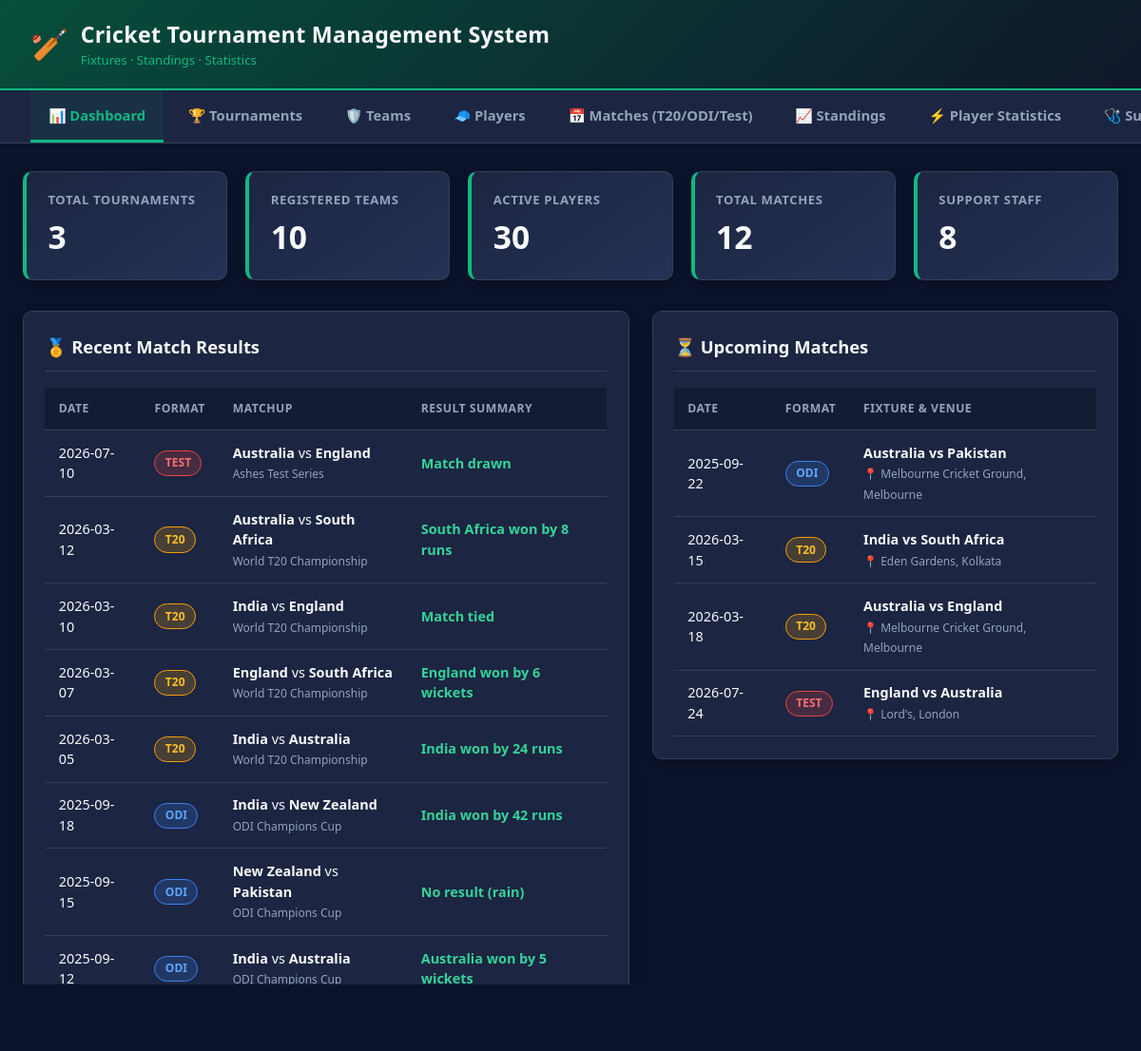
The page / on the database its author committed.
### tables this page shows
CREATE TABLE IF NOT EXISTS matches (
    match_id       INT UNSIGNED NOT NULL AUTO_INCREMENT,
    tournament_id  INT UNSIGNED NOT NULL,
    team1_id       INT UNSIGNED NOT NULL,
    team2_id       INT UNSIGNED NOT NULL,
    venue_id       INT UNSIGNED NOT NULL,
    format         ENUM('T20', 'ODI', 'Test') NOT NULL,
    match_date     DATE         NOT NULL,
    match_status   ENUM('Scheduled', 'Completed') NOT NULL DEFAULT 'Scheduled',
    winner_team_id INT UNSIGNED NULL,
    result_type    ENUM('WIN', 'TIE', 'DRAW', 'NO_RESULT') NULL,
    result_summary VARCHAR(255) NULL,
    PRIMARY KEY (match_id),
    KEY idx_matches_tournament (tournament_id),
    KEY idx_matches_date (match_date),
    KEY idx_matches_format (format),
    CONSTRAINT chk_matches_distinct_teams CHECK (team1_id <> team2_id),
    CONSTRAINT chk_matches_winner_on_win
        CHECK (result_type <> 'WIN' OR winner_team_id IS NOT NULL),
    CONSTRAINT chk_matches_result_when_completed
        CHECK (match_status = 'Scheduled' OR result_type IS NOT NULL),
    CONSTRAINT fk_matches_tournament
        FOREIGN KEY (tournament_id) REFERENCES tournaments (tournament_id),
    CONSTRAINT fk_matches_team1
        FOREIGN KEY (team1_id) REFERENCES teams (team_id),
    CONSTRAINT fk_matches_team2
        FOREIGN KEY (team2_id) REFERENCES teams (team_id),
    CONSTRAINT fk_matches_venue
        FOREIGN KEY (venue_id) REFERENCES venues (venue_id),
    CONSTRAINT fk_matches_winner
        FOREIGN KEY (winner_team_id) REFERENCES teams (team_id)
);

CREATE TABLE IF NOT EXISTS teams (
    team_id     INT UNSIGNED NOT NULL AUTO_INCREMENT,
    team_name   VARCHAR(100) NOT NULL,
    country     VARCHAR(100) NOT NULL,
    PRIMARY KEY (team_id),
    UNIQUE KEY uq_teams_name (team_name)
);

CREATE TABLE IF NOT EXISTS tournaments (
    tournament_id   INT UNSIGNED NOT NULL AUTO_INCREMENT,
    tournament_name VARCHAR(150) NOT NULL,
    season          VARCHAR(20)  NOT NULL,
    start_date      DATE         NOT NULL,
    end_date        DATE         NOT NULL,
    PRIMARY KEY (tournament_id),
    CONSTRAINT chk_tournaments_dates CHECK (end_date >= start_date)
);

CREATE TABLE IF NOT EXISTS venues (
    venue_id      INT UNSIGNED NOT NULL AUTO_INCREMENT,
    stadium_name  VARCHAR(120) NOT NULL,
    city          VARCHAR(80)  NOT NULL,
    PRIMARY KEY (venue_id)
);

### app/Core/Controller.php (called while the page is built, shortened)
<?php
abstract class Controller
{
    protected function view(string $template, array $data = []): void
    {
        extract($data, EXTR_SKIP);
        require BASE_PATH . '/views/' . $template . '.php';
        require BASE_PATH . '/views/layout.php';
    }
}

### app/Controllers/DashboardController.php (called while the page is built, shortened)
<?php
final class DashboardController extends Controller
{
    public function index(): void
    {
        $stats = new StatsRepository();
        $matches = new MatchRepository();
        $this->view('dashboard', [
            'activePage'       => 'dashboard',
            'counts'           => $stats->counts(),
            'completedMatches' => $matches->recentCompleted(10),
            'upcomingMatches'  => $matches->upcoming(10),
        ]);
    }
}

### public/index.php (called while the page is built, shortened)
<?php
require dirname(__DIR__) . '/app/autoload.php';
$pages = [
    'dashboard'   => [DashboardController::class, 'index'],
    'tournaments' => [TournamentController::class, 'index'],
    'teams'       => [TeamController::class, 'index'],
    'players'     => [PlayerController::class, 'index'],
    'matches'     => [MatchController::class, 'index'],
    'standings'   => [StandingsController::class, 'index'],
    'stats'       => [StatsController::class, 'index'],
    'staff'       => [StaffController::class, 'index'],
];
try {
    $page = (string) ($_GET['page'] ?? 'dashboard');
    [$class, $method] = $pages[$page];
    (new $class())->{$method}();
} catch (Throwable $error) {
    renderErrorPage($error);
}

### app/Repositories/StatsRepository.php (called while the page is built, shortened)
<?php
final class StatsRepository
{
    private PDO $db;
    public function __construct(?PDO $db = null)
    {
        $this->db = $db ?? Database::connect();
    }
    public function counts(): array
    {
        $stmt = $this->db->query(
            'SELECT (SELECT COUNT(*) FROM tournaments) AS total_tournaments,
                    (SELECT COUNT(*) FROM teams)       AS total_teams,
                    (SELECT COUNT(*) FROM players)     AS total_players,
                    (SELECT COUNT(*) FROM matches)     AS total_matches,
                    (SELECT COUNT(*) FROM support_staff) AS total_staff'
        );
        return $stmt->fetch() ?: [];
    }
}

### app/autoload.php (called while the page is built, shortened)
<?php
spl_autoload_register(function (string $class): void {
    $prefix = 'App\\';
    $relativeClass = substr($class, strlen($prefix));
    $file = BASE_PATH . '/app/' . str_replace('\\', '/', $relativeClass) . '.php';
});
function e($value): string
{
    return htmlspecialchars((string) $value, ENT_QUOTES, 'UTF-8');
}

### config/config.php (called while the page is built)
<?php
return [
    'db' => [
        'host'    => getenv('DB_HOST') ?: 'localhost',
        'user'    => getenv('DB_USER') ?: 'root',
        'password' => getenv('DB_PASSWORD') ?: '',
        'name'    => getenv('DB_NAME') ?: 'cricket_tournament',
        'charset' => 'utf8mb4',
    ],
    'app' => [
        'name'  => 'Cricket Tournament Management System',
        'debug' => filter_var(getenv('APP_DEBUG') ?: '1', FILTER_VALIDATE_BOOLEAN),
    ],
];

### app/Core/Database.php (called while the page is built, shortened)
<?php
final class Database
{
    private static ?PDO $connection = null;
    public static function connect(): PDO
    {
        if (self::$connection instanceof PDO) {
            return self::$connection;
        }
        $config = self::config();
        $dsn = sprintf(
            'mysql:host=%s;dbname=%s;charset=%s',
            $config['host'],
            $config['name'],
            $config['charset']
        );
        try {
            self::$connection = new PDO($dsn, $config['user'], $config['password'], [
                PDO::ATTR_ERRMODE            => PDO::ERRMODE_EXCEPTION,
                PDO::ATTR_DEFAULT_FETCH_MODE => PDO::FETCH_ASSOC,
                PDO::ATTR_EMULATE_PREPARES   => false,
            ]);
        } catch (PDOException $e) {
            throw new RuntimeException(
                'Database connection failed: ' . $e->getMessage(),
                0,
                $e
            );
        }
        return self::$connection;
    }
    private static function config(): array
    {
        $config = require BASE_PATH . '/config/config.php';
        return $config['db'];
    }
}

### app/Repositories/MatchRepository.php (called while the page is built, shortened)
<?php
final class MatchRepository
{
    private PDO $db;
    public function __construct(?PDO $db = null)
    {
        $this->db = $db ?? Database::connect();
    }
    public function recentCompleted(int $limit): array
    {
        $stmt = $this->db->prepare(
            'SELECT m.match_date,
                    m.format,
                    m.result_summary,
                    tr.tournament_name,
                    t1.team_name AS team1_name,
                    t2.team_name AS team2_name
             FROM matches m
             JOIN tournaments tr ON m.tournament_id = tr.tournament_id
             JOIN teams t1 ON m.team1_id = t1.team_id
             JOIN teams t2 ON m.team2_id = t2.team_id
             WHERE m.match_status = \'Completed\'
             ORDER BY m.match_date DESC, m.match_id DESC
             LIMIT :row_limit'
        );
        $stmt->bindValue(':row_limit', $limit, PDO::PARAM_INT);
        $stmt->execute();
        return $stmt->fetchAll();
    }
    public function upcoming(int $limit): array
    {
        $stmt = $this->db->prepare(
            'SELECT m.match_date,
                    m.format,
                    tr.tournament_name,
                    t1.team_name AS team1_name,
                    t2.team_name AS team2_name,
                    v.stadium_name,
                    v.city
             FROM matches m
             JOIN tournaments tr ON m.tournament_id = tr.tournament_id
             JOIN teams t1 ON m.team1_id = t1.team_id
             JOIN teams t2 ON m.team2_id = t2.team_id
             JOIN venues v ON m.venue_id = v.venue_id
             WHERE m.match_status = \'Scheduled\'
             ORDER BY m.match_date ASC, m.match_id ASC
             LIMIT :row_limit'
        );
        $stmt->bindValue(':row_limit', $limit, PDO::PARAM_INT);
        $stmt->execute();
        return $stmt->fetchAll();
    }
}

### views/dashboard.php (the view, shortened to what this page needs)
<?php
$counts = $counts ?? [];
?>
<div class="stats-grid">
    <div class="stat-card">
        <div class="label">Total Tournaments</div>
        <div class="value"><?= (int) ($counts['total_tournaments'] ?? 0) ?></div>
    </div>
    <div class="stat-card">
        <div class="label">Registered Teams</div>
        <div class="value"><?= (int) ($counts['total_teams'] ?? 0) ?></div>
    </div>
    <div class="stat-card">
        <div class="label">Active Players</div>
        <div class="value"><?= (int) ($counts['total_players'] ?? 0) ?></div>
    </div>
    <div class="stat-card">
        <div class="label">Total Matches</div>
        <div class="value"><?= (int) ($counts['total_matches'] ?? 0) ?></div>
    </div>
    <div class="stat-card">
        <div class="label">Support Staff</div>
        <div class="value"><?= (int) ($counts['total_staff'] ?? 0) ?></div>
    </div>
</div>
<div class="layout-split" style="grid-template-columns: 1.3fr 1fr;">
    <div class="card">
        <div class="card-header">
            <div class="card-title">🏅 Recent Match Results</div>
        </div>
        <div class="table-wrapper">
            <table>
                <thead>
                    <tr>
                        <th>Date</th>
                        <th>Format</th>
                        <th>Matchup</th>
                        <th>Result Summary</th>
                    </tr>
                </thead>
                <tbody>
                    <?php foreach ($completedMatches as $match): ?>
                        <tr>
                            <td><?= e($match['match_date']) ?></td>
                            <td><span class="badge badge-<?= strtolower(e($match['format'])) ?>"><?= e($match['format']) ?></span></td>
                            <td>
                                <strong><?= e($match['team1_name']) ?></strong> vs
                                <strong><?= e($match['team2_name']) ?></strong><br>
                                <small style="color: var(--text-muted)"><?= e($match['tournament_name']) ?></small>
                            </td>
                            <td style="color: #34d399; font-weight: 600;"><?= e($match['result_summary']) ?></td>
                        </tr>
                    <?php endforeach; ?>
                </tbody>
            </table>
        </div>
    </div>
    <div class="card">
        <div class="card-header">
            <div class="card-title">⏳ Upcoming Matches</div>
        </div>
        <div class="table-wrapper">
            <table>
                <thead>
                    <tr>
                        <th>Date</th>
                        <th>Format</th>
                        <th>Fixture & Venue</th>
                    </tr>
                </thead>
                <tbody>
                    <?php foreach ($upcomingMatches as $match): ?>
                        <tr>
                            <td><?= e($match['match_date']) ?></td>
                            <td><span class="badge badge-<?= strtolower(e($match['format'])) ?>"><?= e($match['format']) ?></span></td>
                            <td>
                                <strong><?= e($match['team1_name']) ?> vs <?= e($match['team2_name']) ?></strong><br>
                                <small style="color: var(--text-muted)">
                                    📍 <?= e($match['stadium_name']) ?>, <?= e($match['city']) ?>
                                </small>
                            </td>
                        </tr>
                    <?php endforeach; ?>
                </tbody>
            </table>
        </div>
    </div>
</div>

### rows shown on the page
matches: match_date "2026-07-10", format "TEST", team1.team_name "Australia", team2.team_name "England", tournament.tournament_name "Ashes Test Series", result_summary "Match drawn"
matches: match_date "2026-03-12", format "T20", team1.team_name "Australia", team2.team_name "South Africa", tournament.tournament_name "World T20 Championship", result_summary "South Africa won by 8 runs"
matches: match_date "2026-03-10", format "T20", team1.team_name "India", team2.team_name "England", tournament.tournament_name "World T20 Championship", result_summary "Match tied"
matches: match_date "2026-03-07", format "T20", team1.team_name "England", team2.team_name "South Africa", tournament.tournament_name "World T20 Championship", result_summary "England won by 6 wickets"
matches: match_date "2026-03-05", format "T20", team1.team_name "India", team2.team_name "Australia", tournament.tournament_name "World T20 Championship", result_summary "India won by 24 runs"
matches: match_date "2025-09-18", format "ODI", team1.team_name "India", team2.team_name "New Zealand", tournament.tournament_name "ODI Champions Cup", result_summary "India won by 42 runs"
matches: match_date "2025-09-15", format "ODI", team1.team_name "New Zealand", team2.team_name "Pakistan", tournament.tournament_name "ODI Champions Cup", result_summary "No result (rain)"
matches: match_date "2025-09-12", format "ODI", team1.team_name "India", team2.team_name "Australia", tournament.tournament_name "ODI Champions Cup", result_summary "Australia won by 5 wickets"
matches: match_date "2025-09-22", format "ODI", team1.team_name "Australia", team2.team_name "Pakistan", venue.stadium_name "Melbourne Cricket Ground", venue.city "Melbourne"
matches: match_date "2026-03-15", format "T20", team1.team_name "India", team2.team_name "South Africa", venue.stadium_name "Eden Gardens", venue.city "Kolkata"
matches: match_date "2026-03-18", format "T20", team1.team_name "Australia", team2.team_name "England", venue.stadium_name "Melbourne Cricket Ground", venue.city "Melbourne"
matches: match_date "2026-07-24", format "TEST", team1.team_name "England", team2.team_name "Australia", venue.stadium_name "Lord's", venue.city "London"

### other values the page prints
$tabLabel "📊 Dashboard"
$tabLabel "🏆 Tournaments"
$tabLabel "🛡️ Teams"
$tabLabel "🧢 Players"
$tabLabel "📅 Matches (T20/ODI/Test)"
$tabLabel "📈 Standings"
$tabLabel "⚡ Player Statistics"
$tabLabel "🩺…"
$counts['total_tournaments'] "3"
$counts['total_teams'] "10"
$counts['total_players'] "30"
$counts['total_matches'] "12"
$counts['total_staff'] "8"
